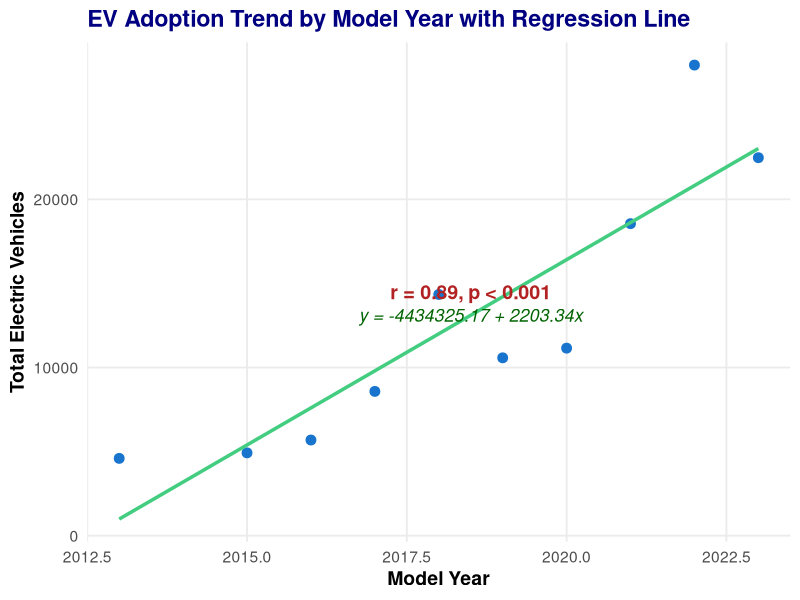
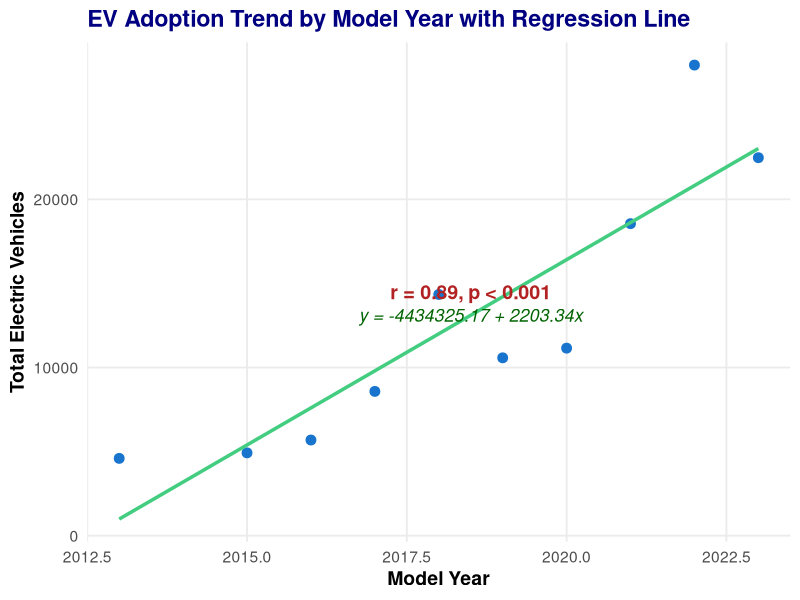

The R script that drew these images, in order:
library(ggplot2)
library(dplyr)


getwd()
setwd("C:/Users/DellGadget/Desktop/CODEALPHA_ToolOverloadAnalytics/Data")

# Load data
ev_year <- read.csv("EV_Adoption_By_Year.csv")
glimpse(ev_year)
head(ev_year)

# Fit linear model
lm_model <- lm(Total_EV ~ Model_Year, data = ev_year)

# Regression equation
intercept <- coef(lm_model)[1]
slope <- coef(lm_model)[2]
eq_label <- paste0("y = ", round(intercept, 2), " + ", round(slope, 2), "x")

# Correlation test
cor_test <- cor.test(ev_year$Model_Year, ev_year$Total_EV)
cor_label <- paste0("r = ", round(cor_test$estimate, 2), ", p < 0.001")

# Set annotation positions on the regression line
x_annot <- median(ev_year$Model_Year)
y_eq <- intercept + slope * x_annot
y_cor <- y_eq + max(ev_year$Total_EV) * 0.05  # slightly above the line

# Plot with regression, correlation, and equation
p <- ggplot(ev_year, aes(x = Model_Year, y = Total_EV)) +
  geom_point(color = "dodgerblue3", size = 3) +
  geom_smooth(method = "lm", se = FALSE, color = "seagreen3", linewidth = 1.2) +
  annotate("text", x = x_annot, y = y_eq, label = eq_label, color = "darkgreen", size = 4.5, fontface = "italic") +
  annotate("text", x = x_annot, y = y_cor, label = cor_label, color = "firebrick", size = 5, fontface = "bold") +
  labs(
    title = "EV Adoption Trend by Model Year with Regression Line",
    x = "Model Year",
    y = "Total Electric Vehicles"
  ) +
  theme_minimal(base_size = 14) +
  theme(
    plot.background = element_rect(fill = "white", color = NA),
    panel.grid.minor = element_blank(),
    plot.title = element_text(face = "bold", color = "navy"),
    axis.title = element_text(face = "bold")
  )

# Display the plot
print(p)


# Set working directory to Reports
setwd("C:/Users/DellGadget/Desktop/CODEALPHA_ToolOverloadAnalytics/Reports")

# Save the plot directly in the current directory
ggsave("EV_Adoption_Trend_with_Regression.png",
       plot = p,
       width = 8, height = 5, dpi = 300)
